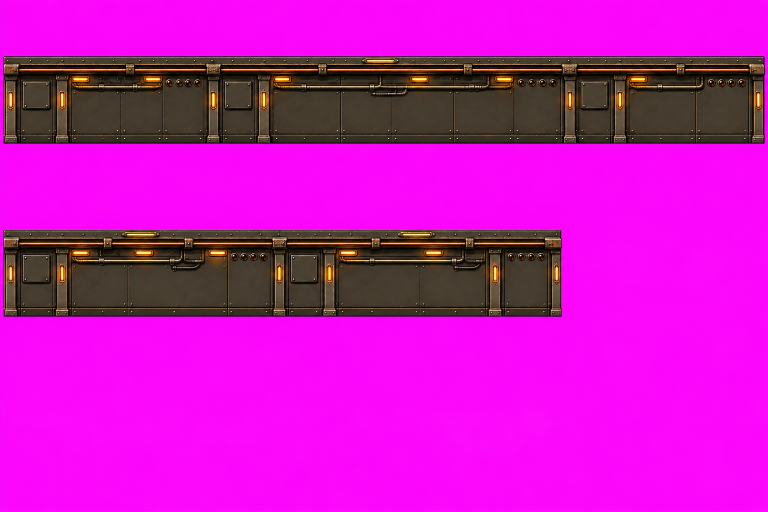
#> input picture tools/terra_v22/src/walls_row_gpt.png, 1536 x 1024 px (shown at 1/2 size)
$ python walls.py
#> lines starting #> are read from the running program, lines starting #| are printed output that depends on the picture
#!/usr/bin/env python3
"""MOON WARS — update249 (jj 21.11: „podoba mi się ta ściana, wiec na jej wzór zróbmy mniejsze ściany do modułów terra aby
pasowały lewa prawa"): the Terra module wall and the hangar wall from ONE continuous wall GPT drew, cut at its ribs.

    python3 tools/terra_v22/walls.py

src/walls_row_gpt.png — GPT's strips on src/g_walls_row.png (module | hangar | module; module ×3). GPT did not put its ribs on
the guide's ticks, so the wall is cut at the middles of ITS ribs (found by their amber light strips): every piece starts and
ends with half of the same rib and any piece stands next to any other. 4 px a unit, the wall 38 u (the ceiling beam and the
wall; GPT drew the strip ~20 % taller — squeezed). Writes:
  src/wall_mod_A.png, src/wall_mod_B.png (100 u), src/wall_hangar.png (200 u), 400 x 152 / 800 x 152;
  art/room_wall_terra.png = wall A over the deck of the update236 wall (its 38..50 u: the grating stays the same);
  src/room_hangar_wall_terra.png = the hangar wall over that deck twice (tools/terra_v22/hangar.py builds the room on it).
"""
import os
from PIL import Image
H = os.path.dirname(os.path.abspath(__file__)); S = os.path.join(H, 'src', ''); ART = os.path.join(H, '..', '..', 'art', '')
src = Image.open(S + 'walls_row_gpt.png').convert('RGB')
#> src is the input picture: PIL image 1536x1024 RGB; mean R, G, B 198.7, 21.7, 188.7
Y0, Y1, U = 115, 286, 4                                   # the top strip, inside its outline
pieces = {'wall_mod_A': (22, 427, 100), 'wall_hangar': (427, 1138, 200), 'wall_mod_B': (1138, 1515, 100)}   # rib middles
out = {}
for k, (x0, x1, w) in pieces.items():
    out[k] = src.crop((x0, Y0, x1, Y1)).resize((w * U, 38 * U), Image.LANCZOS); out[k].save(S + k + '.png')
#> this loop made 3 passes
#> pass 1, `out[k] = src.crop((x0, Y0, x1, Y1)).resize((w * U, 38 * U), Image.LANC`:
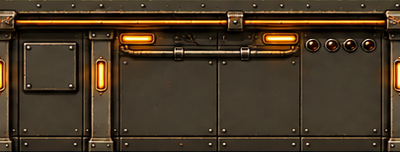
#> saved as wall_mod_A.png: PIL image 400x152 RGB; mean R, G, B 70.1, 55, 37
#> pass 2, `out[k] = src.crop((x0, Y0, x1, Y1)).resize((w * U, 38 * U), Image.LANC`:
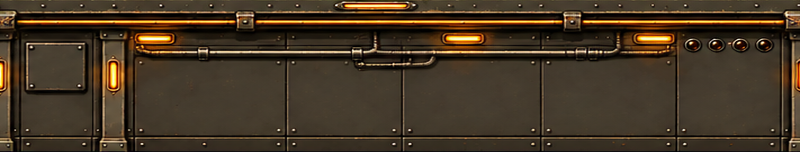
#> saved as wall_hangar.png: PIL image 800x152 RGB; mean R, G, B 68.9, 54.5, 37
#> after the loop, out = 3 items
deck = Image.open(S + 'room_wall_terra_update236.png').convert('RGBA').crop((0, 38 * U, 100 * U, 50 * U))
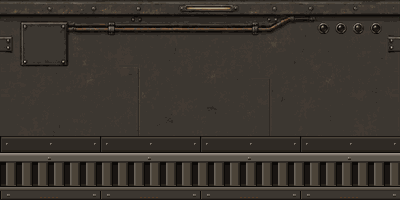
#> input picture tools/terra_v22/src/room_wall_terra_update236.png, 400 x 200 px
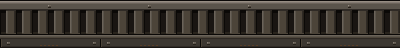
#> deck: PIL image 400x48 RGBA; mean R, G, B, A 62.9, 57.1, 50, 255
m = Image.new('RGBA', (100 * U, 50 * U)); m.paste(out['wall_mod_A'], (0, 0)); m.alpha_composite(deck, (0, 38 * U)); m.save(ART + 'room_wall_terra.png')
#> after `m = Image.new('RGBA', (100 * U, 50 * U))`: m: PIL image 400x200 RGBA; every value is 0
#> after `m.alpha_composite(deck, (0, 38 * U))`:
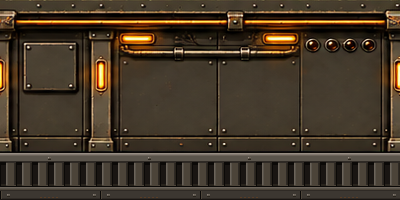
#> m: PIL image 400x200 RGBA; mean R, G, B, A 68.4, 55.5, 40.1, 255
h = Image.new('RGBA', (200 * U, 50 * U)); h.paste(out['wall_hangar'], (0, 0))
#> after `h = Image.new('RGBA', (200 * U, 50 * U))`: h: PIL image 800x200 RGBA; every value is 0
#> after `h.paste(out['wall_hangar'], (0, 0))`:
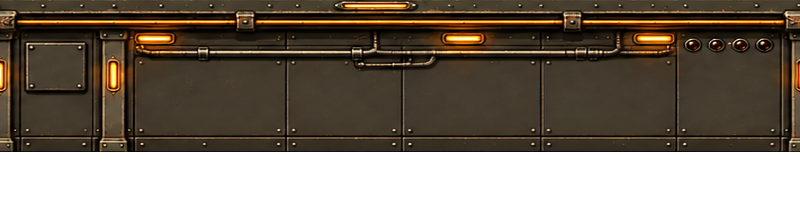
#> h: PIL image 800x200 RGBA; mean R, G, B, A 52.4, 41.4, 28.1, 193.8; transparent parts drawn white
for x in (0, 100 * U): h.alpha_composite(deck, (x, 38 * U))
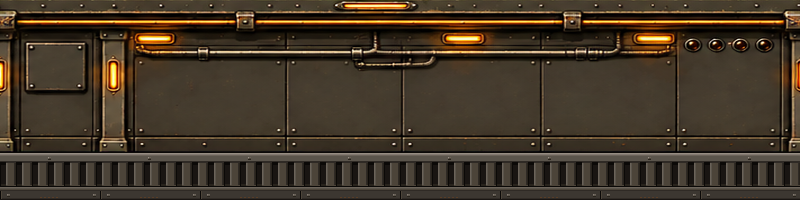
#> h: PIL image 800x200 RGBA; mean R, G, B, A 67.4, 55.1, 40.1, 255
h.save(S + 'room_hangar_wall_terra.png')      # a step for hangar.py, not a sprite
print('ok', {k: v.size for k, v in out.items()})
#| ok {'wall_mod_A': (400, 152), 'wall_hangar': (800, 152), 'wall_mod_B': (400, 152)}
